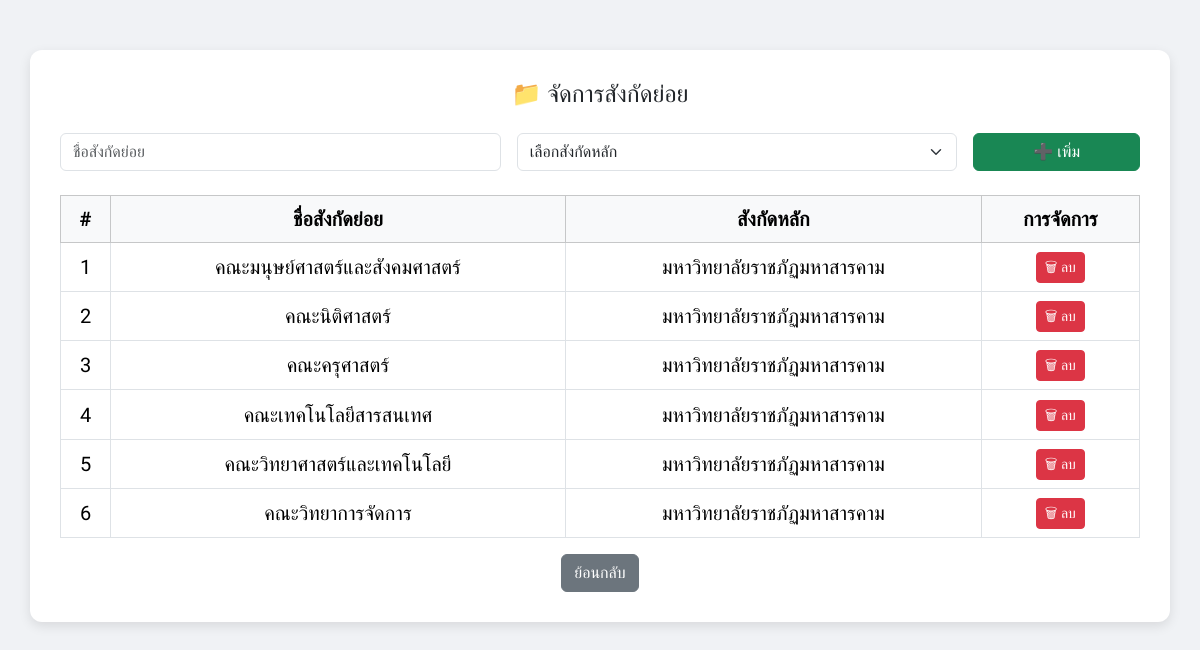
Page /admin/manage_sub_affiliation.php (signed in) on the committed database.
### tables this page shows
CREATE TABLE `sub_affiliations` (
  `id` int(11) NOT NULL,
  `name` varchar(255) DEFAULT NULL,
  `affiliation_id` int(11) DEFAULT NULL
);

CREATE TABLE `affiliations` (
  `id` int(11) NOT NULL,
  `name` varchar(255) DEFAULT NULL
);

### admin/manage_sub_affiliation.php (the view, shortened to what this page needs)
<?php
include('../config/db.php');
$subs = $conn->query("
    SELECT s.id, s.name, a.name AS affiliation
    FROM sub_affiliations s
    LEFT JOIN affiliations a ON s.affiliation_id = a.id
    ORDER BY s.id DESC
");
?>
<!DOCTYPE html>
<html lang="th">
<head>
    <link href="https://cdn.jsdelivr.net/npm/bootstrap@5.3.2/dist/css/bootstrap.min.css" rel="stylesheet">
</head>
<body>
<div class="container">
    <h4 class="mb-4 text-center">📁 จัดการสังกัดย่อย</h4>
    <form method="post" class="row g-3 mb-4">
        <div class="col-md-5">
            <input type="text" name="name" class="form-control" placeholder="ชื่อสังกัดย่อย" required>
        </div>
        <div class="col-md-5">
            <select name="affiliation_id" class="form-select" required>
                <option value="">เลือกสังกัดหลัก</option>
            </select>
        </div>
        <div class="col-md-2 d-grid">
            <button type="submit" name="add" class="btn btn-success">➕ เพิ่ม</button>
        </div>
    </form>
    <table class="table table-bordered text-center align-middle">
        <thead class="table-light">
            <tr>
                <th>#</th>
                <th>ชื่อสังกัดย่อย</th>
                <th>สังกัดหลัก</th>
                <th>การจัดการ</th>
            </tr>
        </thead>
        <tbody>
            <?php $i = 1; while ($row = $subs->fetch_assoc()): ?>
                <tr>
                    <td><?= $i++ ?></td>
                    <td><?= htmlspecialchars($row['name']) ?></td>
                    <td><?= htmlspecialchars($row['affiliation']) ?></td>
                    <td>
                        <a href="?delete=<?= $row['id'] ?>" onclick="return confirm('ยืนยันการลบ?')" class="btn btn-sm btn-danger">🗑 ลบ</a>
                    </td>
                </tr>
            <?php endwhile; ?>
        </tbody>
    </table>
    <div class="text-center mt-3">
        <a href="dashboard.php" class="btn btn-secondary">ย้อนกลับ</a>
    </div>
</div>
</body>
</html>

### admin/manage_sub_affiliation.php (style rules this page uses)
body { font-family: 'Sarabun', sans-serif; background-color: #f0f2f5; font-size: 20px; }
.container { margin-top: 50px; background: white; padding: 30px; border-radius: 12px; box-shadow: 0 4px 12px rgba(0,0,0,0.1); }

### rows in the picture
sub_affiliations: name "คณะมนุษย์ศาสตร์และสังคมศาสตร์", affiliation.name "มหาวิทยาลัยราชภัฏมหาสารคาม"
sub_affiliations: name "คณะนิติศาสตร์", affiliation.name "มหาวิทยาลัยราชภัฏมหาสารคาม"
sub_affiliations: name "คณะครุศาสตร์", affiliation.name "มหาวิทยาลัยราชภัฏมหาสารคาม"
sub_affiliations: name "คณะเทคโนโลยีสารสนเทศ", affiliation.name "มหาวิทยาลัยราชภัฏมหาสารคาม"
sub_affiliations: name "คณะวิทยาศาสตร์และเทคโนโลยี", affiliation.name "มหาวิทยาลัยราชภัฏมหาสารคาม"
sub_affiliations: name "คณะวิทยาการจัดการ", affiliation.name "มหาวิทยาลัยราชภัฏมหาสารคาม"
